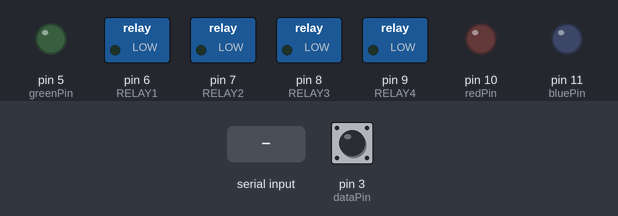
Simulated run of this sketch. Board: Arduino Uno, built with avr-gcc and run on an emulated ATmega328P. On the bench: switched loads named in the sketch (green lamp = pin HIGH), output pins drawn as LEDs (lit = HIGH). The inputs (shaded band) are chosen by the test bench; at power-on: pin 3 (dataPin) HIGH. Pins used as bus, display or sensor lines are not drawn.

Above: at 1.2 s.
1.3 s: "C\n" received over Serial
At 1.8 s:
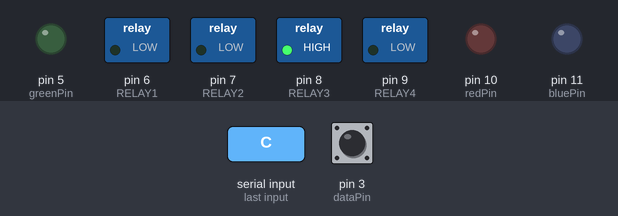
2.8 s: byte 65 ('A') received over Serial
At 4.0 s:
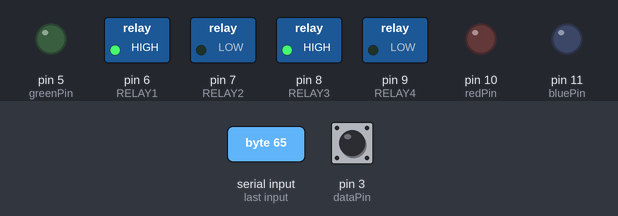
4.3 s: byte 66 ('B') received over Serial
At 5.2 s:
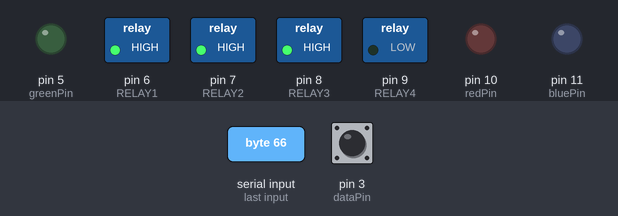
5.8 s: byte 97 ('a') received over Serial
At 6.4 s:
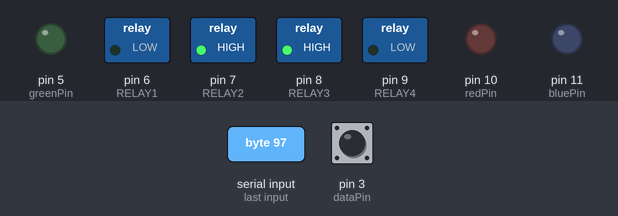
7.3 s: byte 99 ('c') received over Serial
At 8.5 s:
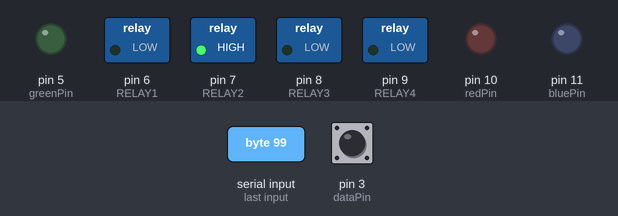
8.8 s: byte 68 ('D') received over Serial
At 9.9 s:
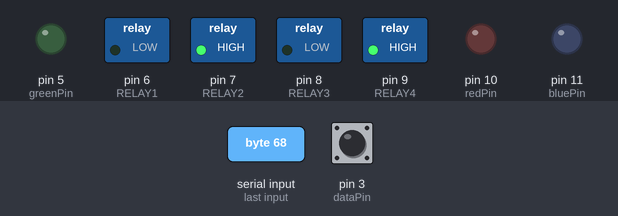
Timing chart, 0 to 11.3 s (numbered marks = the images above; inputs shaded):
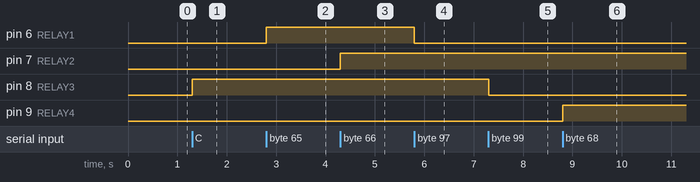

Measured:
- after the input at 1.3 s, pin 8 (RELAY3): LOW → HIGH at once
- after the input at 2.8 s, pin 6 (RELAY1): LOW → HIGH at once
- after the input at 4.3 s, pin 7 (RELAY2): LOW → HIGH at once
- after the input at 5.8 s, pin 6 (RELAY1): HIGH → LOW at once
- after the input at 7.3 s, pin 8 (RELAY3): HIGH → LOW at once
- after the input at 8.8 s, pin 9 (RELAY4): LOW → HIGH at once

The sketch:

relay_sensrion.ino
```cpp
#include <Sensirion.h>


/*
sensirion
önden
1-2
2-5v
3-gnd
4-3
*/
const uint8_t dataPin  =  3;
const uint8_t clockPin =  2;

float temperature;
float humidity;
float dewpoint;
int byteRead;

const int redPin = 10;
const int greenPin = 5;
const int bluePin = 11;

Sensirion tempSensor = Sensirion(dataPin, clockPin);
int led = 13;
#define RELAY1  6
#define RELAY2  7
#define RELAY3  8
#define RELAY4  9


void setup() {
  // initialize the digital pin as an output.
  Serial.begin(9600);
   pinMode(redPin, OUTPUT);
   pinMode(greenPin, OUTPUT);
   pinMode(bluePin, OUTPUT);
  pinMode(RELAY1, OUTPUT);
  pinMode(RELAY2, OUTPUT);
  pinMode(RELAY3, OUTPUT);
  pinMode(RELAY4, OUTPUT);
}

// the loop routine runs over and over again forever:
void loop() {
   switch(GetFromSerial())
  {
  case 'a':
     digitalWrite(RELAY1,LOW);
    break;
  case 'A':
      digitalWrite(RELAY1,HIGH);          // Turns Relay Off
    break;
  case 'b':
     digitalWrite(RELAY2,LOW);
    break;
  case 'B':
      digitalWrite(RELAY2,HIGH);          // Turns Relay Off
    break;
  case 'c':
     digitalWrite(RELAY3,LOW);
    break;
  case 'C':
      digitalWrite(RELAY3,HIGH);          // Turns Relay Off
    break;
  case 'd':
     digitalWrite(RELAY4,LOW);
    break;
  case 'D':
      digitalWrite(RELAY4,HIGH);          // Turns Relay Off
    break;
   case 'S':
       tempSensor.measure(&temperature, &humidity, &dewpoint);

        Serial.print("T(C): ");
        Serial.print(temperature);
        Serial.print("; H(%): ");
        Serial.println(humidity);
    break;
    case 'R':
                     // while (Serial.available() > 0) {

                     // look for the next valid integer in the incoming serial stream:
                     int red = Serial.parseInt();
                     // do it again:
                     int green = Serial.parseInt();
                     // do it again:
                     int blue = Serial.parseInt();

                     // look for the newline. That's the end of your
                     // sentence:
                     if (Serial.read() == '\n') {
                       // constrain the values to 0 - 255 and invert
                       // if you're using a common-cathode LED, just use "constrain(color, 0, 255);"

                       // fade the red, green, and blue legs of the LED:
                       analogWrite(redPin, red);
                       analogWrite(greenPin, green);
                       analogWrite(bluePin, blue);

    break;
                     }

  }
}
int GetFromSerial()
{
  while (Serial.available()<=0) {
  }
  return Serial.read();
}
```

Sensirion.h
```cpp
/* ========================================================================== */
/*  Sensirion.h - Library for Sensirion SHT1x & SHT7x family temperature      */
/*    and humidity sensors                                                    */
/*  Created by Markus Schatzl, November 28, 2008                              */
/*  Released into the public domain                                           */
/*                                                                            */
/*  Revised (v1.1) by Carl Jackson, August 4, 2010                            */
/*  Rewritten (v2.0) by Carl Jackson, December 10, 2010                       */
/*    See README.txt file for details                                         */
/* ========================================================================== */


#ifndef Sensirion_h
#define Sensirion_h

#include <stdint.h>

// Enable CRC checking
#define CRC_ENA

// Enable ('1') or disable ('0') internal pullup on DATA line
// Commenting out this #define saves code space but leaves internal pullup
//   state undefined (ie, depends on last bit transmitted)
#define DATA_PU 1

// Clock pulse timing macros
// Lengthening these may assist communication over long wires
#define PULSE_LONG  delayMicroseconds(3)
#define PULSE_SHORT delayMicroseconds(1)

// Useful macros
#define measTemp(result)  meas(TEMP, result, BLOCK)
#define measHumi(result)  meas(HUMI, result, BLOCK)

// User constants
const uint8_t TEMP     =     0;
const uint8_t HUMI     =     1;
const bool    BLOCK    =  true;
const bool    NONBLOCK = false;

// Status register bit definitions
const uint8_t LOW_RES  =  0x01;  // 12-bit Temp / 8-bit RH (vs. 14 / 12)
const uint8_t NORELOAD =  0x02;  // No reload of calibrarion data
const uint8_t HEAT_ON  =  0x04;  // Built-in heater on
const uint8_t BATT_LOW =  0x40;  // VDD < 2.47V

// Function return code definitions
const uint8_t S_Err_NoACK  = 1;  // ACK expected but not received
const uint8_t S_Err_CRC    = 2;  // CRC failure
const uint8_t S_Err_TO     = 3;  // Timeout
const uint8_t S_Meas_Rdy   = 4;  // Measurement ready

class Sensirion
{
  private:
    uint8_t _pinData;
    uint8_t _pinClock;
    uint16_t *_presult;
    uint8_t _stat_reg;
#ifdef CRC_ENA
    uint8_t _crc;
#endif
    uint8_t getResult(uint16_t *result);
    uint8_t putByte(uint8_t value);
    uint8_t getByte(bool ack);
    void startTransmission(void);
    void resetConnection(void);
#ifdef CRC_ENA
    void calcCRC(uint8_t value, uint8_t *crc);
    uint8_t bitrev(uint8_t value);
#endif

  public:
    Sensirion(uint8_t dataPin, uint8_t clockPin);
    uint8_t measure(float *temp, float *humi, float *dew);
    uint8_t meas(uint8_t cmd, uint16_t *result, bool block);
    uint8_t measRdy(void);
    uint8_t writeSR(uint8_t value);
    uint8_t readSR(uint8_t *result);
    uint8_t reset(void);
    float calcTemp(uint16_t rawData);
    float calcHumi(uint16_t rawData, float temp);
    float calcDewpoint(float humi, float temp);
};

#endif  // #ifndef Sensirion_h
```
